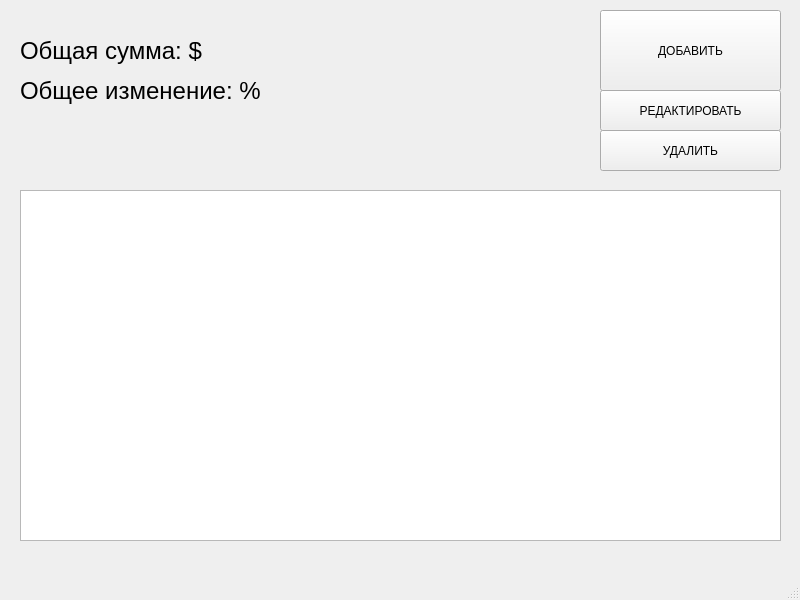
<?xml version="1.0" encoding="UTF-8"?>
<ui version="4.0">
 <class>MainWindow</class>
 <widget class="QMainWindow" name="MainWindow">
  <property name="geometry">
   <rect>
    <x>0</x>
    <y>0</y>
    <width>800</width>
    <height>600</height>
   </rect>
  </property>
  <property name="windowTitle">
   <string>MainWindow</string>
  </property>
  <widget class="QWidget" name="centralwidget">
   <widget class="QTableWidget" name="tableWidget">
    <property name="geometry">
     <rect>
      <x>20</x>
      <y>190</y>
      <width>761</width>
      <height>351</height>
     </rect>
    </property>
   </widget>
   <widget class="QLabel" name="label">
    <property name="geometry">
     <rect>
      <x>20</x>
      <y>30</y>
      <width>361</width>
      <height>41</height>
     </rect>
    </property>
    <property name="font">
     <font>
      <pointsize>18</pointsize>
     </font>
    </property>
    <property name="text">
     <string>Общая сумма: $</string>
    </property>
   </widget>
   <widget class="QLabel" name="label_2">
    <property name="geometry">
     <rect>
      <x>20</x>
      <y>70</y>
      <width>371</width>
      <height>41</height>
     </rect>
    </property>
    <property name="font">
     <font>
      <pointsize>18</pointsize>
     </font>
    </property>
    <property name="text">
     <string>Общее изменение: %</string>
    </property>
   </widget>
   <widget class="QPushButton" name="pushButton">
    <property name="geometry">
     <rect>
      <x>600</x>
      <y>10</y>
      <width>181</width>
      <height>81</height>
     </rect>
    </property>
    <property name="text">
     <string>ДОБАВИТЬ</string>
    </property>
    <property name="flat">
     <bool>false</bool>
    </property>
   </widget>
   <widget class="QPushButton" name="pushButton_2">
    <property name="geometry">
     <rect>
      <x>600</x>
      <y>90</y>
      <width>181</width>
      <height>41</height>
     </rect>
    </property>
    <property name="text">
     <string>РЕДАКТИРОВАТЬ</string>
    </property>
   </widget>
   <widget class="QPushButton" name="pushButton_3">
    <property name="geometry">
     <rect>
      <x>600</x>
      <y>130</y>
      <width>181</width>
      <height>41</height>
     </rect>
    </property>
    <property name="text">
     <string>УДАЛИТЬ</string>
    </property>
   </widget>
  </widget>
  <widget class="QMenuBar" name="menubar">
   <property name="geometry">
    <rect>
     <x>0</x>
     <y>0</y>
     <width>800</width>
     <height>21</height>
    </rect>
   </property>
  </widget>
  <widget class="QStatusBar" name="statusbar"/>
 </widget>
 <resources/>
 <connections/>
</ui>
